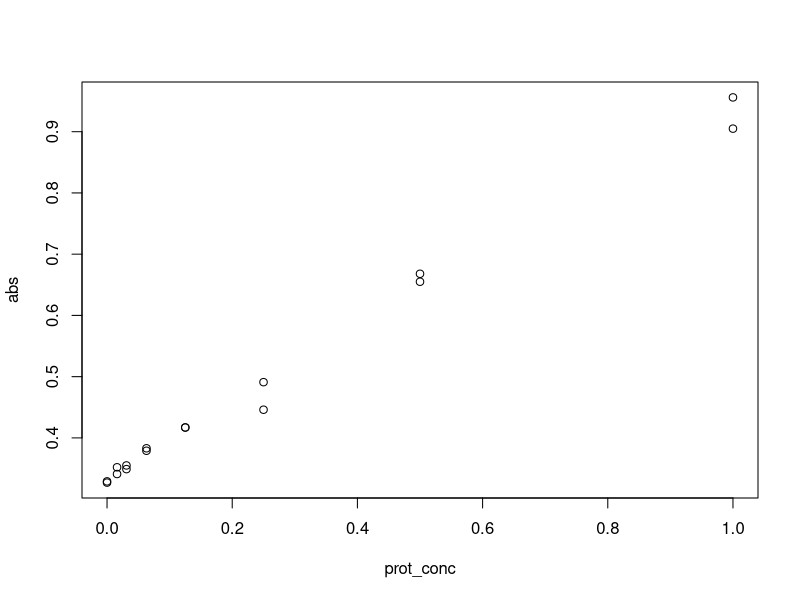

The R source for this figure: (Note: this script raises an error after producing the figure.)
#Protein concentration object. it's shown in the environment section. 
prot_conc <- c(0.000, 0.016, 0.031, 0.063, 0.125, 0.250, 0.500, 1.000, 
               0.000, 0.016, 0.031, 0.063, 0.125, 0.250, 0.500, 1.000)

#Protein absorbance object. it's properly paired with protein concentration
abs <- c(0.329, 0.352, 0.349, 0.379, 0.417, 0.491, 0.668, 0.956, 
         0.327, 0.341, 0.355, 0.383, 0.417, 0.446, 0.655, 0.905)

#plot function makes a plot from the two previous objects. The result is a curve, shown in plot section

plot(prot_conc, abs)


Exercise #1
#Rehearsal of what you just learned
sample1 <- c(0.0, 0.05, 0.1, 0.2, 0.4, 0.8, 1.6, 0.0, 0.05, 0.1, 0.2, 0.4, 0.8, 1.6)

abs2 <- c(0.29, 0.35, 0.375, 0.4, 0.525, 0.75, 1.2, 0.305, 0.33, 0.395, 0.42, 0.545, 0.73, 1.3)


plot(sample1, abs2)

# this is how we format the data of an object as a frame.
data <- as.data.frame(prot_conc)

#we can look at the structure of an object this way:

str(data)

View(data)

### make a plot with ggplot2
#you want to make a graph with ggplot2 because of the high amount of options for
#customizing
p <- ggplot(data=)

library(ggplot2)

#exercise 2. try  Use the data below to create another plot and play with the code. 
#Complete the exercise before continuing the course, results are shown in the next 
#page.

year <- c("2004", "2005", "2006", "2007", "2008", "2009", "2010", "2011", "2012", "2013", "2014")

mentIll <- c(9.3, 9.2, 9.3, 9.4, 9.4, 10.0, 10.3, 11.0, 11.3, 11.8, 12.1)

data2 <- data.frame(year, mentIll)

p2 <- ggplot(data2,             # a data.frame with the data           
             aes(x=year, y=mentIll)) +       # columns of data.frame 
  geom_point(colour = "red", size = 3)     # type of plot 
      + stat_smooth(method = "lm", formula = y ~ x)
p2 #shows the plot

